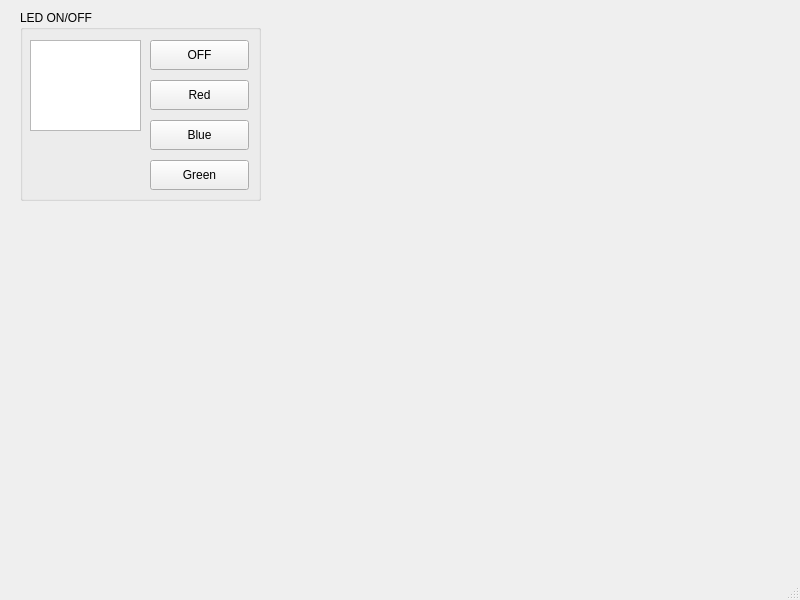
<?xml version="1.0" encoding="UTF-8"?>
<ui version="4.0">
 <class>MainWindow</class>
 <widget class="QMainWindow" name="MainWindow">
  <property name="geometry">
   <rect>
    <x>0</x>
    <y>0</y>
    <width>800</width>
    <height>600</height>
   </rect>
  </property>
  <property name="windowTitle">
   <string>MainWindow</string>
  </property>
  <widget class="QWidget" name="centralwidget">
   <widget class="QGroupBox" name="groupBox">
    <property name="geometry">
     <rect>
      <x>20</x>
      <y>10</y>
      <width>241</width>
      <height>191</height>
     </rect>
    </property>
    <property name="title">
     <string>LED ON/OFF</string>
    </property>
    <widget class="QPushButton" name="btnBlue">
     <property name="geometry">
      <rect>
       <x>130</x>
       <y>110</y>
       <width>99</width>
       <height>30</height>
      </rect>
     </property>
     <property name="text">
      <string>Blue</string>
     </property>
    </widget>
    <widget class="QPushButton" name="btnGreen">
     <property name="geometry">
      <rect>
       <x>130</x>
       <y>150</y>
       <width>99</width>
       <height>30</height>
      </rect>
     </property>
     <property name="text">
      <string>Green</string>
     </property>
    </widget>
    <widget class="QPushButton" name="btnRed">
     <property name="geometry">
      <rect>
       <x>130</x>
       <y>70</y>
       <width>99</width>
       <height>30</height>
      </rect>
     </property>
     <property name="text">
      <string>Red</string>
     </property>
    </widget>
    <widget class="QTextEdit" name="textEdit">
     <property name="geometry">
      <rect>
       <x>10</x>
       <y>30</y>
       <width>111</width>
       <height>91</height>
      </rect>
     </property>
    </widget>
    <widget class="QPushButton" name="btnOff">
     <property name="geometry">
      <rect>
       <x>130</x>
       <y>30</y>
       <width>99</width>
       <height>30</height>
      </rect>
     </property>
     <property name="text">
      <string>OFF</string>
     </property>
    </widget>
   </widget>
  </widget>
  <widget class="QMenuBar" name="menubar">
   <property name="geometry">
    <rect>
     <x>0</x>
     <y>0</y>
     <width>800</width>
     <height>28</height>
    </rect>
   </property>
  </widget>
  <widget class="QStatusBar" name="statusbar"/>
 </widget>
 <resources/>
 <connections>
  <connection>
   <sender>btnBlue</sender>
   <signal>clicked()</signal>
   <receiver>MainWindow</receiver>
   <slot>blue_on()</slot>
   <hints>
    <hint type="sourcelabel">
     <x>165</x>
     <y>162</y>
    </hint>
    <hint type="destinationlabel">
     <x>333</x>
     <y>159</y>
    </hint>
   </hints>
  </connection>
  <connection>
   <sender>btnGreen</sender>
   <signal>clicked()</signal>
   <receiver>MainWindow</receiver>
   <slot>green_on()</slot>
   <hints>
    <hint type="sourcelabel">
     <x>223</x>
     <y>209</y>
    </hint>
    <hint type="destinationlabel">
     <x>344</x>
     <y>207</y>
    </hint>
   </hints>
  </connection>
  <connection>
   <sender>btnOff</sender>
   <signal>clicked()</signal>
   <receiver>MainWindow</receiver>
   <slot>led_off()</slot>
   <hints>
    <hint type="sourcelabel">
     <x>171</x>
     <y>79</y>
    </hint>
    <hint type="destinationlabel">
     <x>305</x>
     <y>66</y>
    </hint>
   </hints>
  </connection>
  <connection>
   <sender>btnRed</sender>
   <signal>clicked()</signal>
   <receiver>MainWindow</receiver>
   <slot>red_on()</slot>
   <hints>
    <hint type="sourcelabel">
     <x>232</x>
     <y>117</y>
    </hint>
    <hint type="destinationlabel">
     <x>336</x>
     <y>112</y>
    </hint>
   </hints>
  </connection>
 </connections>
 <slots>
  <slot>red_on()</slot>
  <slot>blue_on()</slot>
  <slot>green_on()</slot>
  <slot>led_off()</slot>
  <slot>dht_start()</slot>
 </slots>
</ui>
